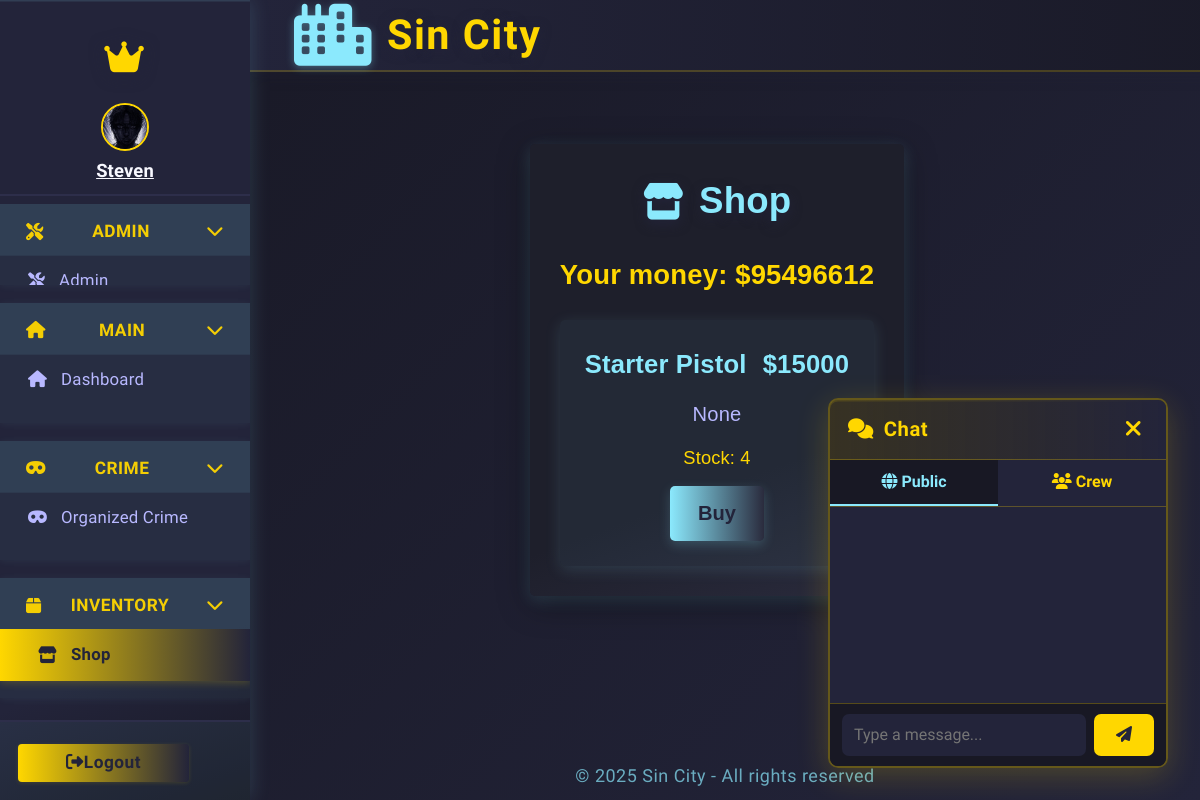
Before: /shop (signed in) with the older database file.
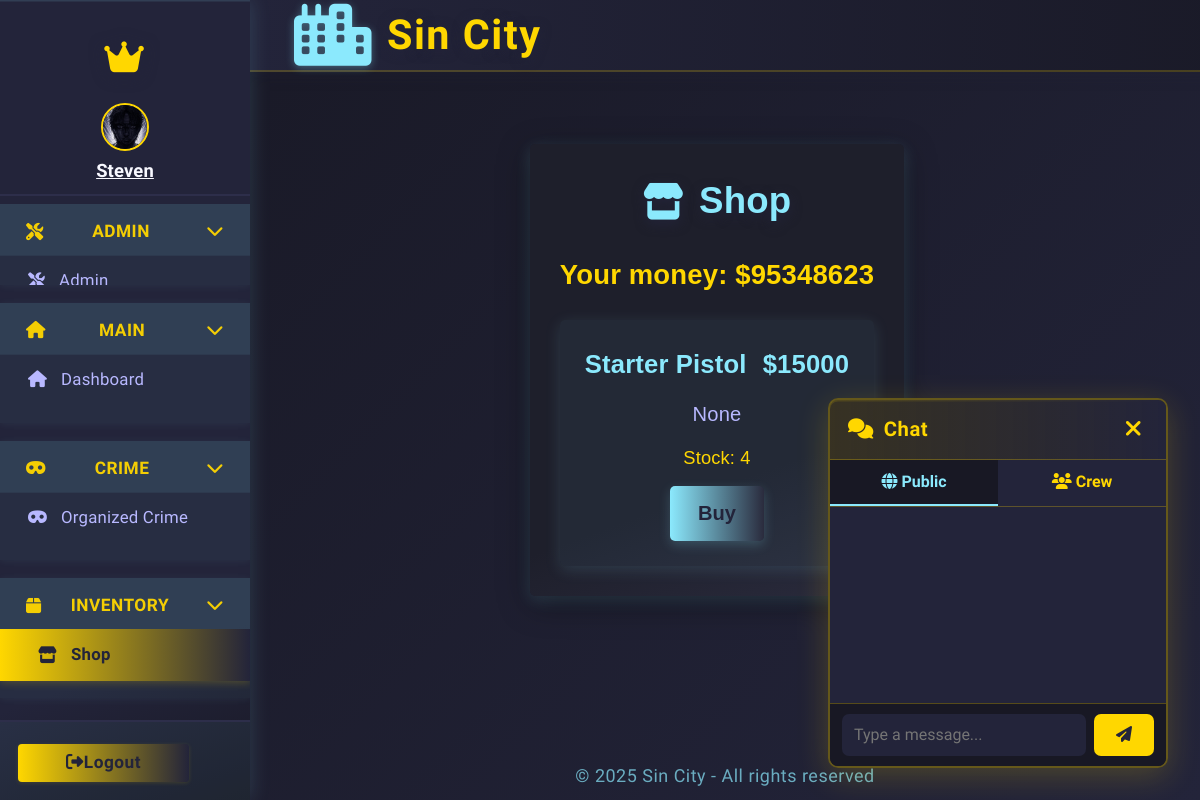
After: the same page with the newer database file.
### app.py (models this page shows, shortened)
class Character(db.Model):
    __tablename__ = 'character'
    id = db.Column(db.Integer, primary_key=True)
    user_id = db.Column(db.Integer, db.ForeignKey('user.id'), nullable=True)
    user = db.relationship('User', backref='linked_character', foreign_keys=[user_id])
    name = db.Column(db.String(64), unique=True, nullable=False)
    health = db.Column(db.Integer, default=100)
    money = db.Column(db.Integer, default=250)
    level = db.Column(db.Integer, default=1)
    xp = db.Column(db.Integer, default=0)
    last_crime_time = db.Column(db.DateTime, nullable=True)
    last_travel_time = db.Column(db.DateTime, nullable=True)
    city = db.Column(db.String(64), default="New York")
    gun_id = db.Column(db.Integer, db.ForeignKey('shop_item.id'))
    gun = db.relationship('ShopItem', foreign_keys=[gun_id])
    crime_group_id = db.Column(db.Integer, db.ForeignKey('organized_crime.id'))
    crime_group = db.relationship("OrganizedCrime", back_populates="members", foreign_keys=[crime_group_id])
    master_id = db.Column(db.Integer, db.ForeignKey('user.id'))
    earn_streak = db.Column(db.Integer, default=0)
    last_earned = db.Column(db.DateTime, nullable=True)
    is_alive = db.Column(db.Boolean, default=True)
    profile_image = db.Column(db.String(255), nullable=True)
    crew = db.Column(db.Integer, db.ForeignKey('crew.id'), nullable=True)
    crew_id = db.Column(db.Integer, db.ForeignKey('crew.id'))
    linked_user = db.relationship('User', foreign_keys=[user_id], overlaps="linked_character,linked_characters,user")
    crew = db.relationship('Crew', backref='characters')

### app.py (the view, shortened to what this page needs)
@app.route('/shop', methods=['GET', 'POST'])
@login_required
def shop():
    items = ShopItem.query.all()
    message = None
    character = Character.query.filter_by(master_id=current_user.id, is_alive=True).first()
    return render_template('shop.html', items=items, message=message, character=character)

### app.py (called while the page is built)
@app.context_processor
def inject_user():
    return dict(user=current_user)

@app.before_request
def update_last_seen():
    if current_user.is_authenticated:
        now = datetime.utcnow()
        if not current_user.last_seen or (now - current_user.last_seen).seconds > 1:
            current_user.last_seen = now
            db.session.commit()

@app.before_request
def enable_sqlite_fk():
    if db.engine.url.drivername == 'sqlite':
        with db.engine.connect() as conn:
            conn.execute(db.text("PRAGMA foreign_keys=ON"))

@app.before_request
def check_character_alive():
    if current_user.is_authenticated:
        char = Character.query.filter_by(master_id=current_user.id).first()
        if not char or not char.is_alive:
            if request.endpoint not in ('create_character', 'logout', 'static'):
                return redirect(url_for('create_character'))

@login_manager.user_loader
def load_user(user_id):
    return db.session.get(User, int(user_id))

### templates/shop.html (shortened to what this page needs)
{% extends "base.html" %}
{% block content %}
<div class="shop-container">
  <div class="shop-title"><i class="fas fa-store"></i> Shop</div>
  <span class="shop-money">Your money: ${{ character.money }}</span>
  <ul class="shop-list">
    {% for item in items %}
    <li class="shop-item">
      <div class="shop-item-header">
        <span class="shop-item-name">{{ item.name }}</span>
        <span class="shop-item-price">${{ item.price }}</span>
      </div>
      <div class="shop-item-desc">{{ item.description }}</div>
      <div class="shop-item-stock">Stock: {{ item.stock }}</div>
      <div class="shop-item-actions">
        {% if item.stock > 0 %}
        <form method="post">
          <button type="submit" class="shop-buy-btn">Buy</button>
        </form>
        {% else %}
        <span class="shop-out">Out of stock</span>
        {% endif %}
      </div>
    </li>
    {% endfor %}
  </ul>
</div>
{% endblock %}

### templates/base.html (shortened to what the changed rows need)
<!DOCTYPE html>
<html lang="en">
<head>
  <link rel="stylesheet" href="https://cdn.jsdelivr.net/npm/bootstrap@4.6.2/dist/css/bootstrap.min.css">
  <link rel="stylesheet" href="https://cdnjs.cloudflare.com/ajax/libs/font-awesome/6.4.2/css/all.min.css">
</head>
<body class="fade-in">
  <div class="layout-root fade-in">
    <div class="sidebar {% if request.endpoint in ['login', 'register'] %}d-none{% endif %}">
      <nav class="sidebar">
        {% if current_user.is_authenticated %}
          <div class="sidebar-user">
            {% set character = current_character %}
                {% if character and character.profile_image %}
                  <img
                    src="{{ url_for('static', filename=character.profile_image) if not character.profile_image.startswith('http') else character.profile_image }}"
                    class="crew-avatar"
                    alt="avatar"
                    style="width:48px;height:48px;border-radius:50%;margin-bottom:6px;border:2px solid #ffd700;object-fit:cover;"
                  >
                {% else %}
                  <i id="char-name" class="fas fa-user-circle"></i>
                {% endif %}
              <a href="{{ url_for('profile', charname=character.name) }}" style="color:inherit; text-decoration: underline;">
                <strong>{{ character.name if character else current_user.username }}</strong>
              </a>
          </div>
        {% endif %}
      </nav>
    </div>
    <div class="main-area">
      <main class="content-area">
        {% block content %}{% endblock %}
      </main>
    </div>
  </div>
</body>
</html>

Changed rows visible on the page:
changed Character "Steven": money "95496612" → "95348623"
